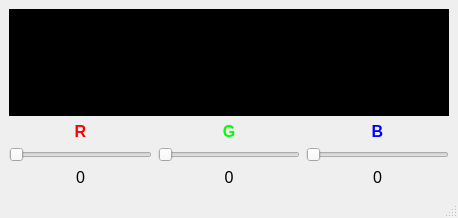
<?xml version="1.0" encoding="UTF-8"?>
<ui version="4.0">
 <class>MainWindow</class>
 <widget class="QMainWindow" name="MainWindow">
  <property name="geometry">
   <rect>
    <x>0</x>
    <y>0</y>
    <width>458</width>
    <height>218</height>
   </rect>
  </property>
  <property name="windowTitle">
   <string>Color Picker</string>
  </property>
  <property name="windowIcon">
   <iconset>
    <normaloff>icon.png</normaloff>icon.png</iconset>
  </property>
  <widget class="QWidget" name="centralwidget">
   <layout class="QGridLayout" name="gridLayout">
    <item row="3" column="1">
     <widget class="QSlider" name="g_slider">
      <property name="maximum">
       <number>255</number>
      </property>
      <property name="orientation">
       <enum>Qt::Horizontal</enum>
      </property>
     </widget>
    </item>
    <item row="3" column="0">
     <widget class="QSlider" name="r_slider">
      <property name="maximum">
       <number>255</number>
      </property>
      <property name="value">
       <number>0</number>
      </property>
      <property name="tracking">
       <bool>true</bool>
      </property>
      <property name="orientation">
       <enum>Qt::Horizontal</enum>
      </property>
      <property name="invertedAppearance">
       <bool>false</bool>
      </property>
      <property name="invertedControls">
       <bool>false</bool>
      </property>
     </widget>
    </item>
    <item row="2" column="1">
     <widget class="QLabel" name="label_2">
      <property name="font">
       <font>
        <pointsize>12</pointsize>
        <bold>true</bold>
       </font>
      </property>
      <property name="styleSheet">
       <string notr="true">color: rgb(0, 255, 0);</string>
      </property>
      <property name="frameShadow">
       <enum>QFrame::Plain</enum>
      </property>
      <property name="text">
       <string>G</string>
      </property>
      <property name="alignment">
       <set>Qt::AlignCenter</set>
      </property>
     </widget>
    </item>
    <item row="2" column="2">
     <widget class="QLabel" name="label_3">
      <property name="font">
       <font>
        <pointsize>12</pointsize>
        <bold>true</bold>
       </font>
      </property>
      <property name="styleSheet">
       <string notr="true">color: rgb(0, 0, 255);</string>
      </property>
      <property name="text">
       <string>B</string>
      </property>
      <property name="alignment">
       <set>Qt::AlignCenter</set>
      </property>
     </widget>
    </item>
    <item row="2" column="0">
     <widget class="QLabel" name="label">
      <property name="font">
       <font>
        <pointsize>12</pointsize>
        <bold>true</bold>
       </font>
      </property>
      <property name="styleSheet">
       <string notr="true">color: rgb(255, 0, 0);</string>
      </property>
      <property name="text">
       <string>R</string>
      </property>
      <property name="alignment">
       <set>Qt::AlignCenter</set>
      </property>
     </widget>
    </item>
    <item row="0" column="0" colspan="3">
     <widget class="QGraphicsView" name="graphicsView">
      <property name="styleSheet">
       <string notr="true">background-color: rgb(0, 0, 0);</string>
      </property>
     </widget>
    </item>
    <item row="3" column="2">
     <widget class="QSlider" name="b_slider">
      <property name="maximum">
       <number>255</number>
      </property>
      <property name="orientation">
       <enum>Qt::Horizontal</enum>
      </property>
     </widget>
    </item>
    <item row="1" column="1">
     <spacer name="verticalSpacer">
      <property name="orientation">
       <enum>Qt::Vertical</enum>
      </property>
      <property name="sizeHint" stdset="0">
       <size>
        <width>20</width>
        <height>40</height>
       </size>
      </property>
     </spacer>
    </item>
    <item row="4" column="0">
     <widget class="QLabel" name="r_label">
      <property name="font">
       <font>
        <pointsize>12</pointsize>
       </font>
      </property>
      <property name="text">
       <string>0</string>
      </property>
      <property name="alignment">
       <set>Qt::AlignCenter</set>
      </property>
     </widget>
    </item>
    <item row="4" column="1">
     <widget class="QLabel" name="g_label">
      <property name="font">
       <font>
        <pointsize>12</pointsize>
       </font>
      </property>
      <property name="text">
       <string>0</string>
      </property>
      <property name="alignment">
       <set>Qt::AlignCenter</set>
      </property>
     </widget>
    </item>
    <item row="4" column="2">
     <widget class="QLabel" name="b_label">
      <property name="font">
       <font>
        <pointsize>12</pointsize>
       </font>
      </property>
      <property name="text">
       <string>0</string>
      </property>
      <property name="alignment">
       <set>Qt::AlignCenter</set>
      </property>
     </widget>
    </item>
   </layout>
  </widget>
  <widget class="QMenuBar" name="menubar">
   <property name="geometry">
    <rect>
     <x>0</x>
     <y>0</y>
     <width>458</width>
     <height>22</height>
    </rect>
   </property>
  </widget>
  <widget class="QStatusBar" name="statusbar"/>
 </widget>
 <resources/>
 <connections/>
</ui>
